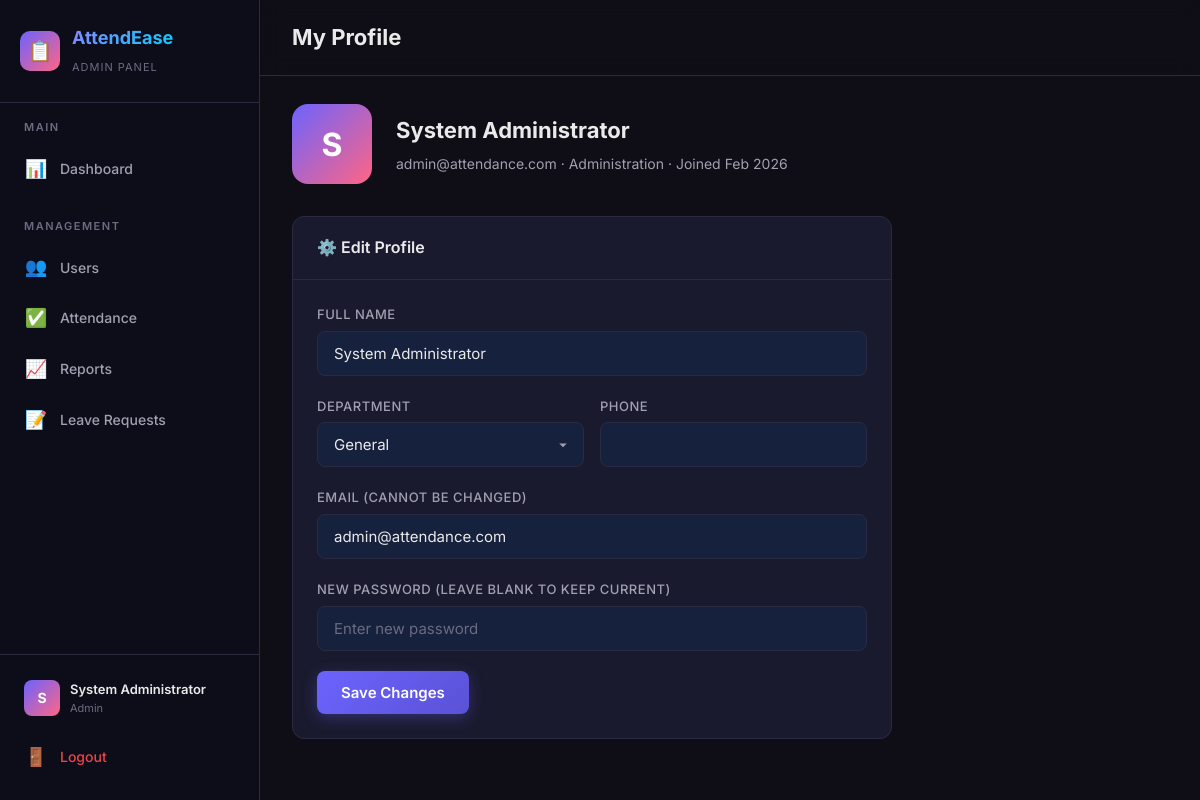
/user/profile (signed in), run on the app's committed database.
### models.py (models this page shows, shortened)
class User(UserMixin, db.Model):
    __tablename__ = 'users'
    id = db.Column(db.Integer, primary_key=True)
    username = db.Column(db.String(80), unique=True, nullable=False)
    email = db.Column(db.String(120), unique=True, nullable=False)
    password_hash = db.Column(db.String(256), nullable=False)
    full_name = db.Column(db.String(150), nullable=False)
    role = db.Column(db.String(20), default='user')  # 'user' or 'admin'
    department = db.Column(db.String(100), default='General')
    phone = db.Column(db.String(20), default='')
    is_approved = db.Column(db.Boolean, default=False)
    created_at = db.Column(db.DateTime, default=datetime.utcnow)
    attendances = db.relationship('Attendance', backref='user', lazy=True)
    leave_requests = db.relationship('LeaveRequest', backref='user', lazy=True)
    def is_admin(self):
        return self.role == 'admin'

### routes/user.py (the view, shortened to what this page needs)
@user_bp.route('/profile', methods=['GET', 'POST'])
@login_required
@user_required
def profile():
    return render_template('user/profile.html')

### models.py (called while the page is built)
@login_manager.user_loader
def load_user(user_id):
    return User.query.get(int(user_id))

### routes/user.py (called while the page is built)
def user_required(f):
    @wraps(f)
    def decorated_function(*args, **kwargs):
        if not current_user.is_authenticated:
            return redirect(url_for('auth.login'))
        return f(*args, **kwargs)
    return decorated_function

### templates/user/profile.html
{% extends "layout.html" %}
{% block page_title %}My Profile{% endblock %}
{% block content %}
<div class="profile-header">
    <div class="profile-avatar">{{ current_user.full_name[0]|upper }}</div>
    <div class="profile-info">
        <h2>{{ current_user.full_name }}</h2>
        <p>{{ current_user.email }} · {{ current_user.department }} · Joined {{ current_user.created_at.strftime('%b
            %Y') }}</p>
    </div>
</div>
<div class="card" style="max-width: 600px;">
    <div class="card-header">
        <h3>⚙️ Edit Profile</h3>
    </div>
    <div class="card-body">
        <form method="POST" action="{{ url_for('user.profile') }}">
            <div class="form-group">
                <label for="full_name">Full Name</label>
                <input type="text" id="full_name" name="full_name" class="form-control"
                    value="{{ current_user.full_name }}" required>
            </div>
            <div class="form-row">
                <div class="form-group">
                    <label for="department">Department</label>
                    <select id="department" name="department" class="form-control">
                        {% for dept in ['General', 'Engineering', 'Marketing', 'Sales', 'HR', 'Finance', 'Operations',
                        'Design', 'Support'] %}
                        <option value="{{ dept }}" {{ 'selected' if current_user.department==dept }}>{{ dept }}</option>
                        {% endfor %}
                    </select>
                </div>
                <div class="form-group">
                    <label for="phone">Phone</label>
                    <input type="tel" id="phone" name="phone" class="form-control"
                        value="{{ current_user.phone or '' }}">
                </div>
            </div>
            <div class="form-group">
                <label for="email_display">Email (cannot be changed)</label>
                <input type="email" id="email_display" class="form-control" value="{{ current_user.email }}" disabled>
            </div>
            <div class="form-group">
                <label for="new_password">New Password (leave blank to keep current)</label>
                <input type="password" id="new_password" name="new_password" class="form-control"
                    placeholder="Enter new password" minlength="6">
            </div>
            <button type="submit" class="btn btn-primary">Save Changes</button>
        </form>
    </div>
</div>
{% endblock %}

### templates/layout.html (shortened to what this page needs)
{% extends "base.html" %}
{% block body %}
<div class="app-layout">
    <aside class="sidebar" id="sidebar">
        <div class="sidebar-header">
            <div class="sidebar-brand">
                <div class="brand-icon">📋</div>
                <div>
                    <h2>AttendEase</h2>
                    <span>{{ 'Admin Panel' if current_user.is_admin() else 'Employee Portal' }}</span>
                </div>
            </div>
        </div>
        <nav class="sidebar-nav">
            {% if current_user.is_admin() %}
            <div class="nav-section">
                <div class="nav-section-title">Main</div>
                <a href="{{ url_for('admin.dashboard') }}"
                    class="nav-link {{ 'active' if request.endpoint == 'admin.dashboard' }}">
                    <span class="nav-icon">📊</span> Dashboard
                </a>
            </div>
            <div class="nav-section">
                <div class="nav-section-title">Management</div>
                <a href="{{ url_for('admin.manage_users') }}"
                    class="nav-link {{ 'active' if request.endpoint == 'admin.manage_users' }}">
                    <span class="nav-icon">👥</span> Users
                </a>
                <a href="{{ url_for('admin.view_attendance') }}"
                    class="nav-link {{ 'active' if request.endpoint == 'admin.view_attendance' }}">
                    <span class="nav-icon">✅</span> Attendance
                </a>
                <a href="{{ url_for('admin.attendance_report') }}"
                    class="nav-link {{ 'active' if request.endpoint == 'admin.attendance_report' }}">
                    <span class="nav-icon">📈</span> Reports
                </a>
                <a href="{{ url_for('admin.manage_leaves') }}"
                    class="nav-link {{ 'active' if request.endpoint == 'admin.manage_leaves' }}">
                    <span class="nav-icon">📝</span> Leave Requests
                </a>
            </div>
            {% endif %}
        </nav>
        <div class="sidebar-footer">
            <div class="user-info">
                <div class="user-avatar">{{ current_user.full_name[0]|upper }}</div>
                <div class="user-details">
                    <div class="name">{{ current_user.full_name }}</div>
                    <div class="role">{{ current_user.role }}</div>
                </div>
            </div>
            <a href="{{ url_for('auth.logout') }}" class="nav-link" style="color: var(--danger); margin-top: 8px;">
                <span class="nav-icon">🚪</span> Logout
            </a>
        </div>
    </aside>
    <main class="main-content">
        <div class="content-header">
            <h1>{% block page_title %}Dashboard{% endblock %}</h1>
        </div>
        <div class="content-body">
            {% block content %}{% endblock %}
        </div>
    </main>
</div>
{% endblock %}

### data on the page
User: role "ADMIN PANEL", full_name "S", full_name "System Administrator", role "Admin", email "admin@attendance.com", department "Administration", created_at "Feb 2026"

### other printed values
form field department "General"
